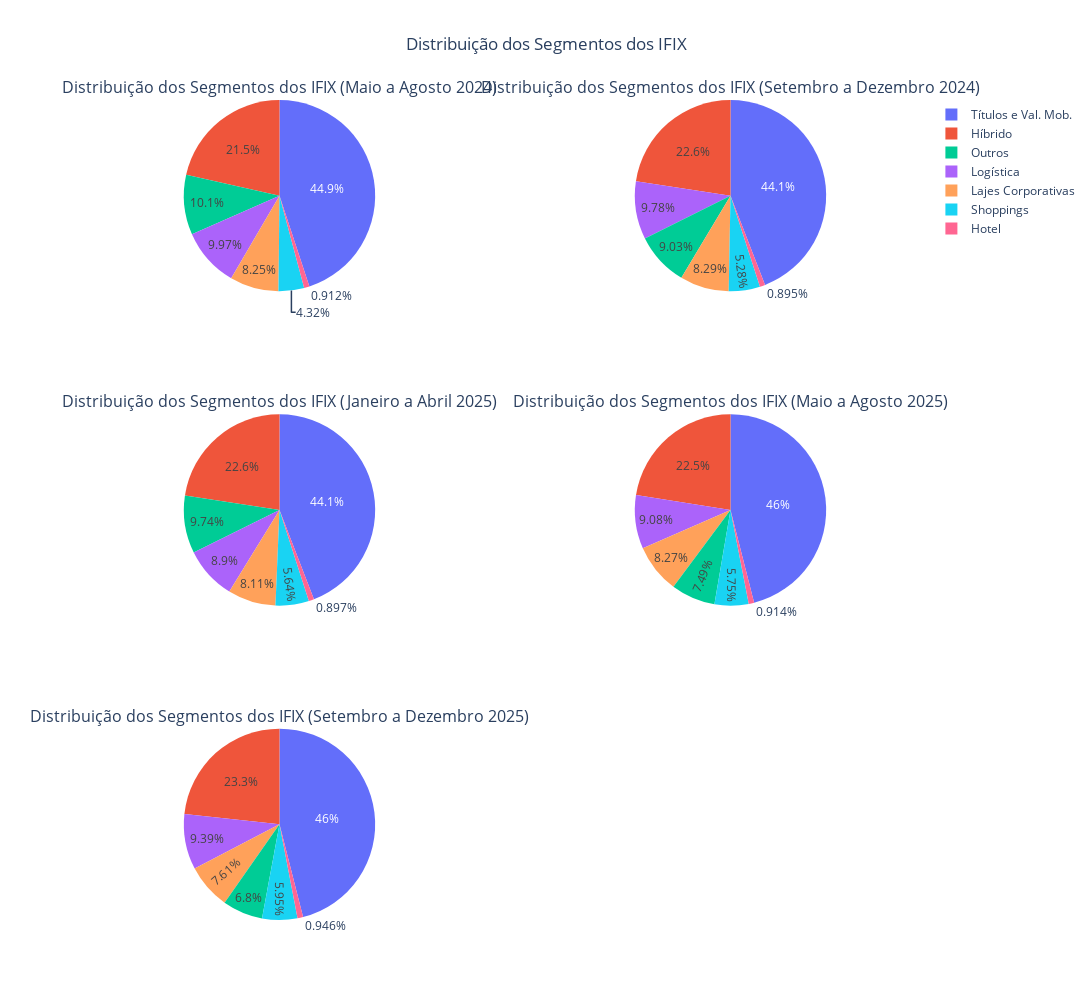

This figure's notebook cell:
### Code cell
# Contando os números de cada segmento de atuação dos FIIs (Maio a Agosto 2024)
segmentos_fii_mai_ago_2024 = df_ifix_mai_ago_2024['Segmento_Atuacao'].value_counts()

# Contando os números de cada segmento de atuação dos FIIs (Setembro a Dezembro 2024)
segmentos_fii_set_dez_2024 = df_ifix_set_dez_2024['Segmento_Atuacao'].value_counts()

# Contando os números de cada segmento de atuação dos FIIs (Janeiro a Abril 2025)
segmentos_fii_jan_abr_2025 = df_ifix_jan_abr_2025['Segmento_Atuacao'].value_counts()

# Contando os números de cada segmento de atuação dos FIIs (Maio a Agosto 2025)
segmentos_fii_mai_ago_2025 = df_ifix_mai_ago_2025['Segmento_Atuacao'].value_counts()

# Contando os números de cada segmento de atuação dos FIIs (Setembro a Dezembro 2025)
segmentos_fii_set_dez_2025 = df_ifix_set_dez_2025['Segmento_Atuacao'].value_counts()

# Criando subplots com duas colunas
fig = make_subplots(
    rows=3, 
    cols=2, 
    specs=[
        [{'type':'domain'}, {'type':'domain'}],  # Linha 1
        [{'type':'domain'}, {'type':'domain'}],  # Linha 2
        [{'type':'domain'}, {'type':'domain'}],  # Linha 3
    ], 
    subplot_titles=[
        'Distribuição dos Segmentos dos IFIX (Maio a Agosto 2024)', 
        'Distribuição dos Segmentos dos IFIX (Setembro a Dezembro 2024)',
        'Distribuição dos Segmentos dos IFIX (Janeiro a Abril 2025)',
        'Distribuição dos Segmentos dos IFIX (Maio a Agosto 2025)',
        'Distribuição dos Segmentos dos IFIX (Setembro a Dezembro 2025)',
    ],
    vertical_spacing=0.15
)

# Adicionando o primeiro gráfico de pizza (Maio a Agosto 2024)
fig.add_trace(
    go.Pie(labels=segmentos_fii_mai_ago_2024.index, values=segmentos_fii_mai_ago_2024),
    row=1, col=1
)

# Adicionando o segundo gráfico de pizza (Setembro a Dezembro 2024)
fig.add_trace(
    go.Pie(labels=segmentos_fii_set_dez_2024.index, values=segmentos_fii_set_dez_2024),
    row=1, col=2
)

# Adicionando o terceiro gráfico de pizza (Janeiro a Abril 2025)
fig.add_trace(
    go.Pie(labels=segmentos_fii_jan_abr_2025.index, values=segmentos_fii_jan_abr_2025),
    row=2, col=1
)

# Adicionando o terceiro gráfico de pizza (Maio a Agosto 2025)
fig.add_trace(
    go.Pie(labels=segmentos_fii_mai_ago_2025.index, values=segmentos_fii_mai_ago_2025),
    row=2, col=2
)

# Adicionando o segundo gráfico de pizza (Setembro a Dezembro 2025)
fig.add_trace(
    go.Pie(labels=segmentos_fii_set_dez_2025.index, values=segmentos_fii_set_dez_2025),
    row=3, col=1
)

# Atualizando o layout
fig.update_layout(
    title_text='Distribuição dos Segmentos dos IFIX',
    title_x=0.5,  # Centralizando o título,
    width=1500,
    height=1000
)

fig.show()

### Figure 1 — Plotly figure (JSON) as saved in the notebook; plotly's stock layout.template omitted (floating-point values rounded to 4 significant figures)
{"data": [{"domain": {"x": [0, 0.45], "y": [0.7667, 1.0]}, "labels": ["Títulos e Val. Mob.", "Híbrido", "Outros", "Logística", "Lajes Corporativas", "Shoppings", "Hotel"], "type": "pie", "values": [2070, 990, 466, 459, 380, 199, 42]}, {"domain": {"x": [0.55, 1], "y": [0.7667, 1.0]}, "labels": ["Títulos e Val. Mob.", "Híbrido", "Logística", "Outros", "Lajes Corporativas", "Shoppings", "Hotel"], "type": "pie", "values": [2071, 1061, 459, 424, 389, 248, 42]}, {"domain": {"x": [0, 0.45], "y": [0.3833, 0.6167]}, "labels": ["Títulos e Val. Mob.", "Híbrido", "Outros", "Logística", "Lajes Corporativas", "Shoppings", "Hotel"], "type": "pie", "values": [2067, 1057, 456, 417, 380, 264, 42]}, {"domain": {"x": [0.55, 1], "y": [0.3833, 0.6167]}, "labels": ["Títulos e Val. Mob.", "Híbrido", "Logística", "Lajes Corporativas", "Outros", "Shoppings", "Hotel"], "type": "pie", "values": [2115, 1033, 417, 380, 344, 264, 42]}, {"domain": {"x": [0, 0.45], "y": [0, 0.2333]}, "labels": ["Títulos e Val. Mob.", "Híbrido", "Logística", "Lajes Corporativas", "Outros", "Shoppings", "Hotel"], "type": "pie", "values": [2044, 1033, 417, 338, 302, 264, 42]}], "layout": {"annotations": [{"font": {"size": 16}, "showarrow": false, "text": "Distribuição dos Segmentos dos IFIX (Maio a Agosto 2024)", "x": 0.225, "xanchor": "center", "xref": "paper", "y": 1.0, "yanchor": "bottom", "yref": "paper"}, {"font": {"size": 16}, "showarrow": false, "text": "Distribuição dos Segmentos dos IFIX (Setembro a Dezembro 2024)", "x": 0.775, "xanchor": "center", "xref": "paper", "y": 1.0, "yanchor": "bottom", "yref": "paper"}, {"font": {"size": 16}, "showarrow": false, "text": "Distribuição dos Segmentos dos IFIX (Janeiro a Abril 2025)", "x": 0.225, "xanchor": "center", "xref": "paper", "y": 0.6167, "yanchor": "bottom", "yref": "paper"}, {"font": {"size": 16}, "showarrow": false, "text": "Distribuição dos Segmentos dos IFIX (Maio a Agosto 2025)", "x": 0.775, "xanchor": "center", "xref": "paper", "y": 0.6167, "yanchor": "bottom", "yref": "paper"}, {"font": {"size": 16}, "showarrow": false, "text": "Distribuição dos Segmentos dos IFIX (Setembro a Dezembro 2025)", "x": 0.225, "xanchor": "center", "xref": "paper", "y": 0.2333, "yanchor": "bottom", "yref": "paper"}], "height": 1000, "title": {"text": "Distribuição dos Segmentos dos IFIX", "x": 0.5}, "width": 1500}}
